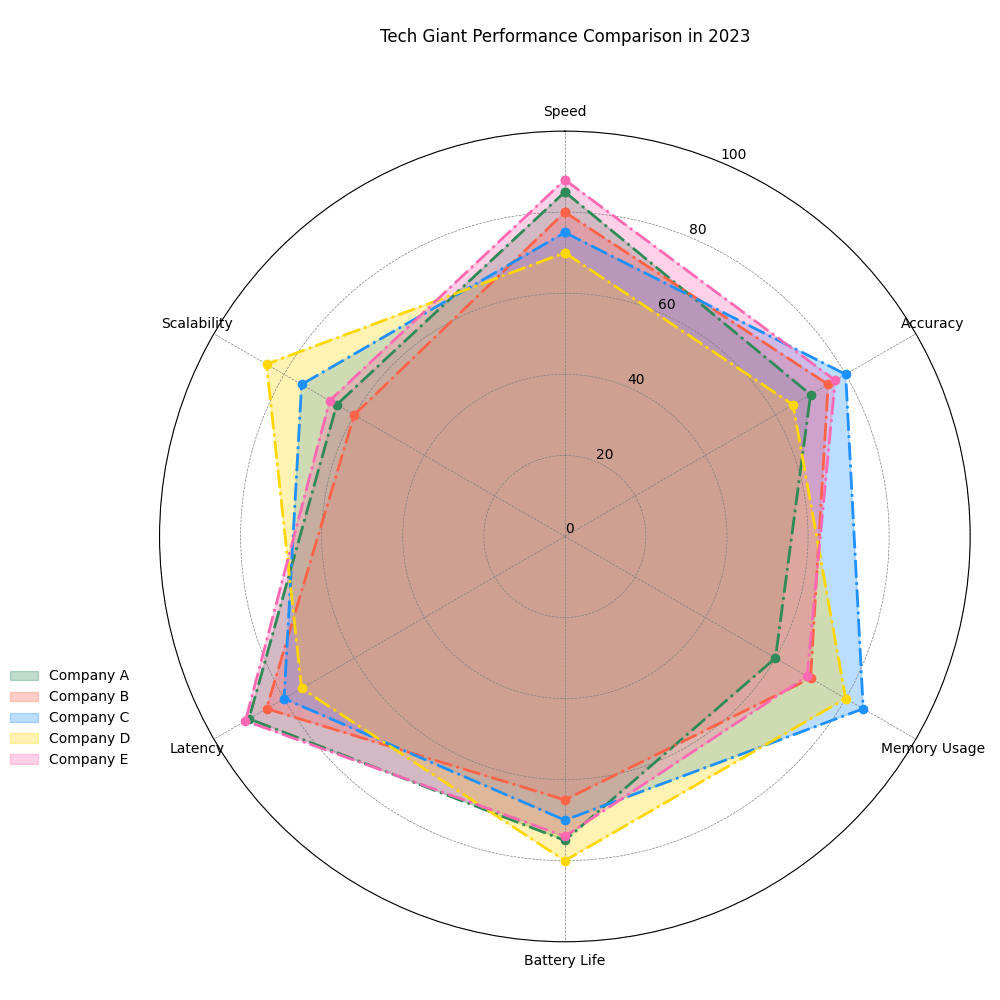

This chart was generated by the following Python code:
import numpy as np
import matplotlib.pyplot as plt

aspects = ['Speed', 'Accuracy', 'Memory Usage', 'Battery Life', 'Latency', 'Scalability']
data = [
    [85, 70, 60, 75, 90, 65],
    [80, 75, 70, 65, 85, 60],
    [75, 80, 85, 70, 80, 75],
    [70, 65, 80, 80, 75, 85],
    [88, 77, 69, 74, 91, 67]
]

names = ['Company A', 'Company B', 'Company C', 'Company D', 'Company E']
colors = ['#2E8B57', '#FF6347', '#1E90FF', '#FFD700', '#FF69B4']

angles = np.linspace(0, 2 * np.pi, len(aspects), endpoint=False).tolist()
angles += angles[:1]

fig, ax = plt.subplots(figsize=(10, 10), subplot_kw=dict(polar=True))

for scores, name, color in zip(data, names, colors):
    scores += scores[:1]
    ax.fill(angles, scores, color=color, alpha=0.3, label=name)
    ax.plot(angles, scores, linewidth=2, linestyle='dashdot', marker='o', markersize=6, color=color)

ax.set_theta_offset(np.pi / 2)
ax.set_theta_direction(-1)
ax.set_xticks(angles[:-1])
ax.set_xticklabels(aspects)
ax.set_ylim(0, 100)
ax.set_yticks(range(0, 101, 20))
ax.set_yticklabels(map(str, range(0, 101, 20)))

plt.title('Tech Giant Performance Comparison in 2023', y=1.1)

ax.legend(loc='lower left', bbox_to_anchor=(-0.2, 0.2), frameon=False)
ax.grid(color='gray', linestyle='--', linewidth=0.5)

plt.tight_layout()

plt.show()
